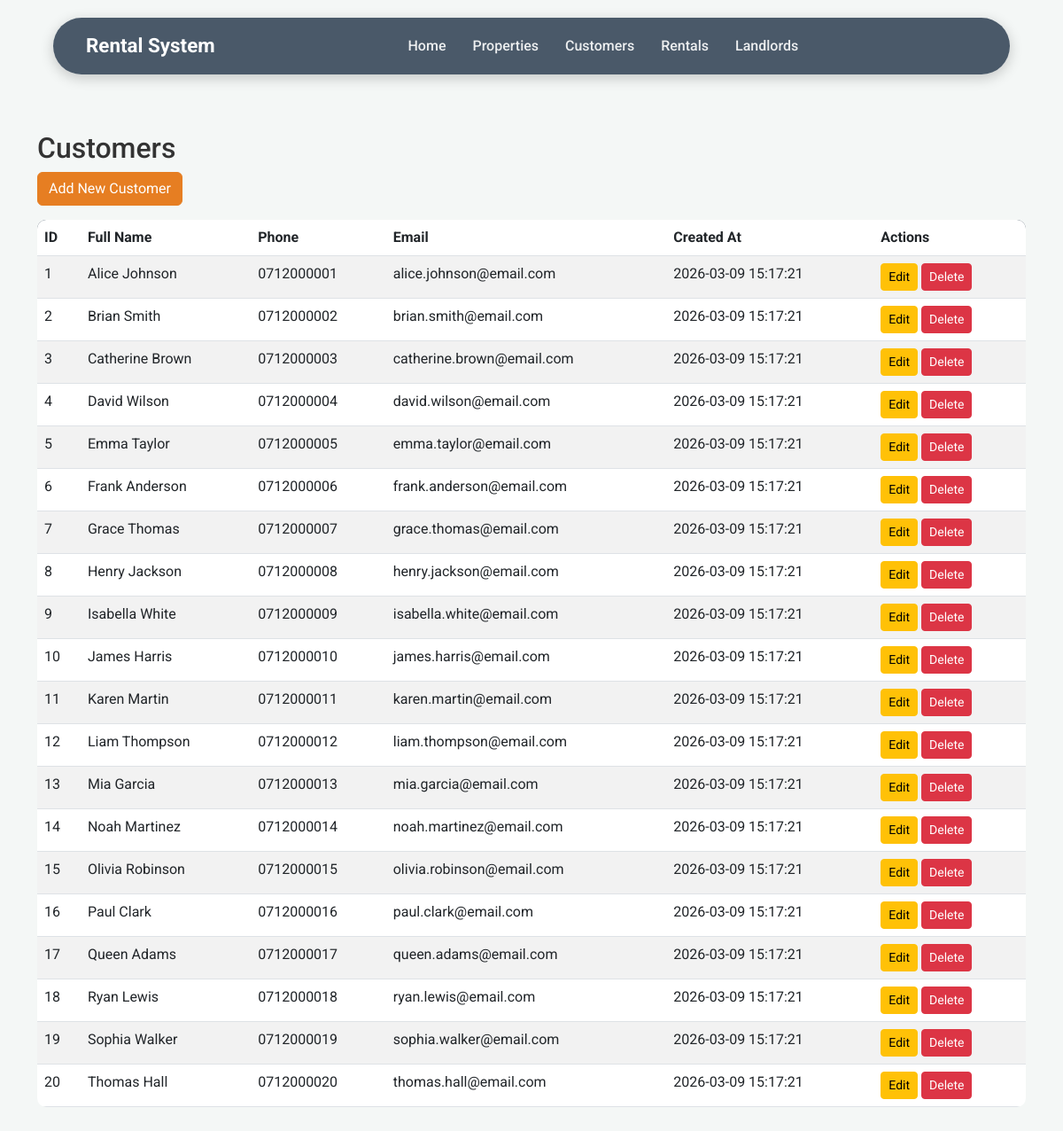
The app's page /customers/list.php with its own data.
### tables this page shows
CREATE TABLE Customers (
    customer_id INT AUTO_INCREMENT PRIMARY KEY,
    full_name VARCHAR(50) NOT NULL,
    phone VARCHAR(20) NOT NULL,
    email VARCHAR(100),
    password VARCHAR(255) NOT NULL,
    created_at DATETIME DEFAULT CURRENT_TIMESTAMP
);

### customers/list.php (the view, shortened to what this page needs)
<?php
include '../header.php';
include '../db_connect.php';
$sql = "SELECT * FROM Customers ORDER BY created_at DESC";
$result = mysqli_query($conn, $sql);
?>
<h2>Customers</h2>
<a href="create.php" class="btn btn-primary">Add New Customer</a>
<table class="table table-striped mt-3">
    <thead>
        <tr>
            <th>ID</th>
            <th>Full Name</th>
            <th>Phone</th>
            <th>Email</th>
            <th>Created At</th>
            <th>Actions</th>
        </tr>
    </thead>
    <tbody>
        <?php while ($row = mysqli_fetch_assoc($result)): ?>
        <tr>
            <td><?php echo $row['customer_id']; ?></td>
            <td><?php echo htmlspecialchars($row['full_name']); ?></td>
            <td><?php echo htmlspecialchars($row['phone']); ?></td>
            <td><?php echo htmlspecialchars($row['email']); ?></td>
            <td><?php echo $row['created_at']; ?></td>
            <td>
                <a href="edit.php?id=<?php echo $row['customer_id']; ?>" class="btn btn-sm btn-warning">Edit</a>
                <a href="delete.php?id=<?php echo $row['customer_id']; ?>" class="btn btn-sm btn-danger" onclick="return confirm('Are you sure?')">Delete</a>
            </td>
        </tr>
        <?php endwhile; ?>
    </tbody>
</table>
<?php include '../footer.php'; ?>

### assets/style.css (style rules this page uses)
:root { --primary-color: #2C3E50; --accent-color: #E67E22; --text-color: #333; --bg-light: #f4f7f6; }
body { font-family: 'Roboto', sans-serif; color: var(--text-color); background-color: var(--bg-light); padding-top: 100px; }
.btn-primary { background-color: var(--accent-color) !important; border-color: var(--accent-color) !important; }
.table { border-radius: 10px; overflow: hidden; }
.table thead { background-color: var(--primary-color); color: #fff; }

### records on screen
customers: customer_id "1", full_name "Alice Johnson", phone "0712000001", email "alice.johnson@email.com", created_at "2026-03-09 15:17:21"
customers: customer_id "2", full_name "Brian Smith", phone "0712000002", email "brian.smith@email.com", created_at "2026-03-09 15:17:21"
customers: customer_id "3", full_name "Catherine Brown", phone "0712000003", email "catherine.brown@email.com", created_at "2026-03-09 15:17:21"
customers: customer_id "4", full_name "David Wilson", phone "0712000004", email "david.wilson@email.com", created_at "2026-03-09 15:17:21"
customers: customer_id "5", full_name "Emma Taylor", phone "0712000005", email "emma.taylor@email.com", created_at "2026-03-09 15:17:21"
customers: customer_id "6", full_name "Frank Anderson", phone "0712000006", email "frank.anderson@email.com", created_at "2026-03-09 15:17:21"
customers: customer_id "7", full_name "Grace Thomas", phone "0712000007", email "grace.thomas@email.com", created_at "2026-03-09 15:17:21"
customers: customer_id "8", full_name "Henry Jackson", phone "0712000008", email "henry.jackson@email.com", created_at "2026-03-09 15:17:21"
customers: customer_id "9", full_name "Isabella White", phone "0712000009", email "isabella.white@email.com", created_at "2026-03-09 15:17:21"
customers: customer_id "10", full_name "James Harris", phone "0712000010", email "james.harris@email.com", created_at "2026-03-09 15:17:21"
customers: customer_id "11", full_name "Karen Martin", phone "0712000011", email "karen.martin@email.com", created_at "2026-03-09 15:17:21"
customers: customer_id "12", full_name "Liam Thompson", phone "0712000012", email "liam.thompson@email.com", created_at "2026-03-09 15:17:21"
customers: customer_id "13", full_name "Mia Garcia", phone "0712000013", email "mia.garcia@email.com", created_at "2026-03-09 15:17:21"
customers: customer_id "14", full_name "Noah Martinez", phone "0712000014", email "noah.martinez@email.com", created_at "2026-03-09 15:17:21"
customers: customer_id "15", full_name "Olivia Robinson", phone "0712000015", email "olivia.robinson@email.com", created_at "2026-03-09 15:17:21"
customers: customer_id "16", full_name "Paul Clark", phone "0712000016", email "paul.clark@email.com", created_at "2026-03-09 15:17:21"
customers: customer_id "17", full_name "Queen Adams", phone "0712000017", email "queen.adams@email.com", created_at "2026-03-09 15:17:21"
customers: customer_id "18", full_name "Ryan Lewis", phone "0712000018", email "ryan.lewis@email.com", created_at "2026-03-09 15:17:21"
customers: customer_id "19", full_name "Sophia Walker", phone "0712000019", email "sophia.walker@email.com", created_at "2026-03-09 15:17:21"
customers: customer_id "20", full_name "Thomas Hall", phone "0712000020", email "thomas.hall@email.com", created_at "2026-03-09 15:17:21"
